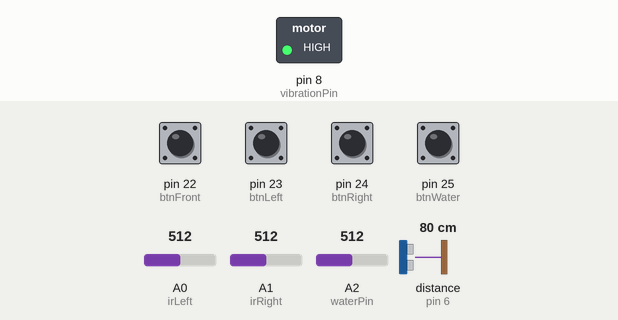
This sketch was run on a simulated Arduino Mega 2560, built with avr-gcc and run on an emulated ATmega2560. Parts: switched loads named in the sketch (green lamp = pin HIGH). Wiring (inferred from the names in the program): ultrasonic range finder: trigger pin 7; echo pin 6. The test bench sets the inputs (shaded band); at power-on: pin 22 (btnFront), pin 23 (btnLeft), pin 24 (btnRight), pin 25 (btnWater) HIGH, A2 (waterPin) = 512, A0 (irLeft) = 512, A1 (irRight) = 512, distance to the obstacle (sensor on pin 6) 80 cm. The echo pulse lasts 58.3 µs per cm; the audio player accepts every command and is not drawn; pins used as bus, display or sensor lines are not drawn; what the sketch prints to the serial monitor is not drawn.

Above: at 3.3 s.
3.4 s: A2 (waterPin) set to 312
4.9 s: A2 (waterPin) set to 285
At 6.0 s:
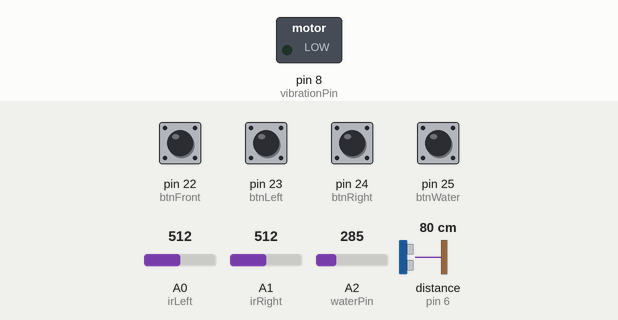
6.4 s: A2 (waterPin) set to 306
At 7.0 s:
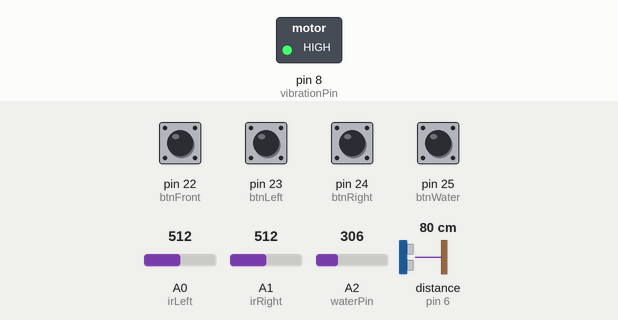
Timing chart, 0 to 8.9 s (numbered marks = the images above; inputs shaded):
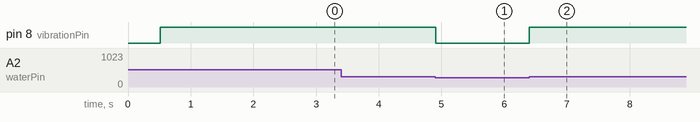

The sketch:

SmartStick_DetectionSystem.ino
```cpp
// Smart Stick for the Visually Impaired
// Arduino Mega + DFPlayer Mini + Sensors
// Author: Asia Belal's Project

#include <SoftwareSerial.h>
#include <DFRobotDFPlayerMini.h>

// ----------- Pin Definitions -------------
#define trigPin 7       // Ultrasonic trigger
#define echoPin 6       // Ultrasonic echo
#define irLeft A0       // Left IR sensor
#define irRight A1      // Right IR sensor
#define waterPin A2     // Water detection sensor

#define vibrationPin 8  // Vibration motor

// Push buttons
#define btnFront 22     // Button for ultrasonic (front obstacle)
#define btnLeft 23      // Button for left obstacle
#define btnRight 24     // Button for right obstacle
#define btnWater 25     // Button for water detection

// DFPlayer Serial
SoftwareSerial mySerial(10, 11); // RX, TX
DFRobotDFPlayerMini myDFPlayer;

// ----------- Variables -------------
long duration;
int distance;

void setup() {
  Serial.begin(9600);
  mySerial.begin(9600);

  // Ultrasonic
  pinMode(trigPin, OUTPUT);
  pinMode(echoPin, INPUT);

  // Sensors
  pinMode(irLeft, INPUT);
  pinMode(irRight, INPUT);
  pinMode(waterPin, INPUT);

  // Outputs
  pinMode(vibrationPin, OUTPUT);

  // Buttons
  pinMode(btnFront, INPUT_PULLUP);
  pinMode(btnLeft, INPUT_PULLUP);
  pinMode(btnRight, INPUT_PULLUP);
  pinMode(btnWater, INPUT_PULLUP);

  // Initialize DFPlayer
  if (!myDFPlayer.begin(mySerial)) {
    Serial.println("DFPlayer Mini not detected!");
    while (true);
  }
  myDFPlayer.volume(25);  // Volume (0–30)
  Serial.println("Smart Stick Initialized!");
}

void loop() {
  // ----- Ultrasonic Distance -----
  digitalWrite(trigPin, LOW);
  delayMicroseconds(2);
  digitalWrite(trigPin, HIGH);
  delayMicroseconds(10);
  digitalWrite(trigPin, LOW);

  duration = pulseIn(echoPin, HIGH);
  distance = duration * 0.034 / 2; // convert to cm

  // ----- Sensor States -----
  bool frontObstacle = (distance > 0 && distance < 60); // front obstacle if < 60cm
  bool leftObstacle  = (analogRead(irLeft) < 500);      // IR detects object
  bool rightObstacle = (analogRead(irRight) < 500);
  bool waterDetected = (analogRead(waterPin) > 300);    // adjust threshold

  // ----- Vibration Motor (automatic) -----
  if (frontObstacle || leftObstacle || rightObstacle || waterDetected) {
    digitalWrite(vibrationPin, HIGH); // Vibrate
  } else {
    digitalWrite(vibrationPin, LOW);
  }

  // ----- Speaker Alerts (manual button press + obstacle condition) -----
  if (digitalRead(btnFront) == LOW && frontObstacle) {
    playMessage(1); // 0001.mp3
  }
  if (digitalRead(btnLeft) == LOW && leftObstacle) {
    playMessage(2); // 0002.mp3
  }
  if (digitalRead(btnRight) == LOW && rightObstacle) {
    playMessage(3); // 0003.mp3
  }
  if (digitalRead(btnWater) == LOW && waterDetected) {
    playMessage(4); // 0004.mp3
  }
}

// ----------- Function to Play Pre-recorded Voice -------------
void playMessage(int trackNumber) {
  myDFPlayer.play(trackNumber);
  Serial.print("Playing track: ");
  Serial.println(trackNumber);
  delay(1500); // Prevents overlap of messages
}
```

Measured:
- the behaviour switches between 301 and 300 on A2 (waterPin) (found by bisection; images 0 and 1)
- after the input at 3.4 s, every drawn part: stays the same
- after the input at 4.9 s, pin 8 (vibrationPin): HIGH → LOW at once
- after the input at 6.4 s, pin 8 (vibrationPin): LOW → HIGH at once
